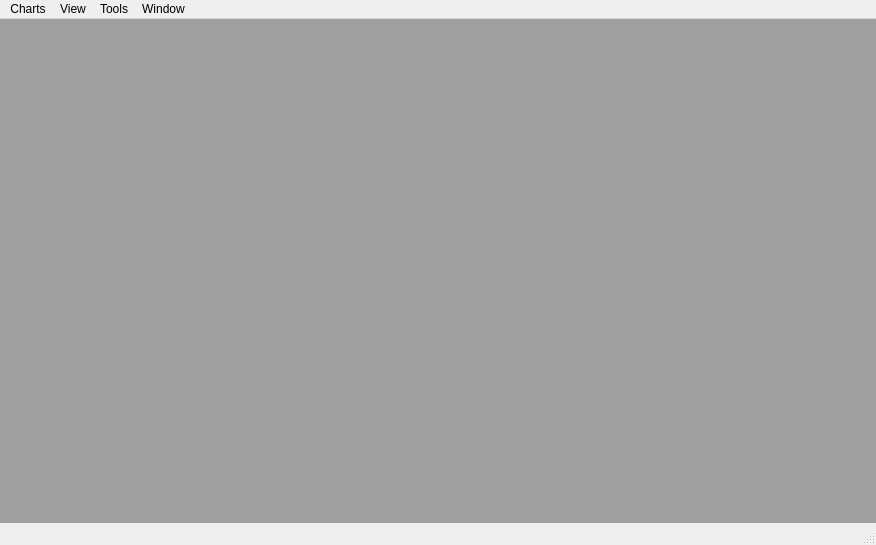
<?xml version="1.0" encoding="UTF-8"?>
<ui version="4.0">
 <class>MDITerminal</class>
 <widget class="QMainWindow" name="MDITerminal">
  <property name="geometry">
   <rect>
    <x>0</x>
    <y>0</y>
    <width>876</width>
    <height>545</height>
   </rect>
  </property>
  <property name="windowTitle">
   <string>MDITerminal</string>
  </property>
  <property name="toolButtonStyle">
   <enum>Qt::ToolButtonTextOnly</enum>
  </property>
  <property name="animated">
   <bool>false</bool>
  </property>
  <property name="tabShape">
   <enum>QTabWidget::Triangular</enum>
  </property>
  <widget class="QWidget" name="centralWidget">
   <layout class="QHBoxLayout" name="horizontalLayout">
    <property name="spacing">
     <number>0</number>
    </property>
    <property name="leftMargin">
     <number>0</number>
    </property>
    <property name="topMargin">
     <number>0</number>
    </property>
    <property name="rightMargin">
     <number>0</number>
    </property>
    <property name="bottomMargin">
     <number>0</number>
    </property>
    <item>
     <widget class="QMdiArea" name="mdi"/>
    </item>
   </layout>
  </widget>
  <widget class="QMenuBar" name="menuBar">
   <property name="geometry">
    <rect>
     <x>0</x>
     <y>0</y>
     <width>876</width>
     <height>26</height>
    </rect>
   </property>
   <widget class="QMenu" name="menuWindow">
    <property name="title">
     <string>Window</string>
    </property>
   </widget>
   <widget class="QMenu" name="menuView">
    <property name="title">
     <string>View</string>
    </property>
   </widget>
   <widget class="QMenu" name="menuCharts">
    <property name="title">
     <string>Charts</string>
    </property>
   </widget>
   <widget class="QMenu" name="menuTools">
    <property name="title">
     <string>Tools</string>
    </property>
   </widget>
   <addaction name="menuCharts"/>
   <addaction name="menuView"/>
   <addaction name="menuTools"/>
   <addaction name="menuWindow"/>
  </widget>
  <widget class="QStatusBar" name="statusBar"/>
  <action name="actionTest">
   <property name="text">
    <string>Test</string>
   </property>
  </action>
  <action name="actionTest_2">
   <property name="text">
    <string>Test</string>
   </property>
  </action>
 </widget>
 <layoutdefault spacing="6" margin="11"/>
 <resources/>
 <connections/>
</ui>
